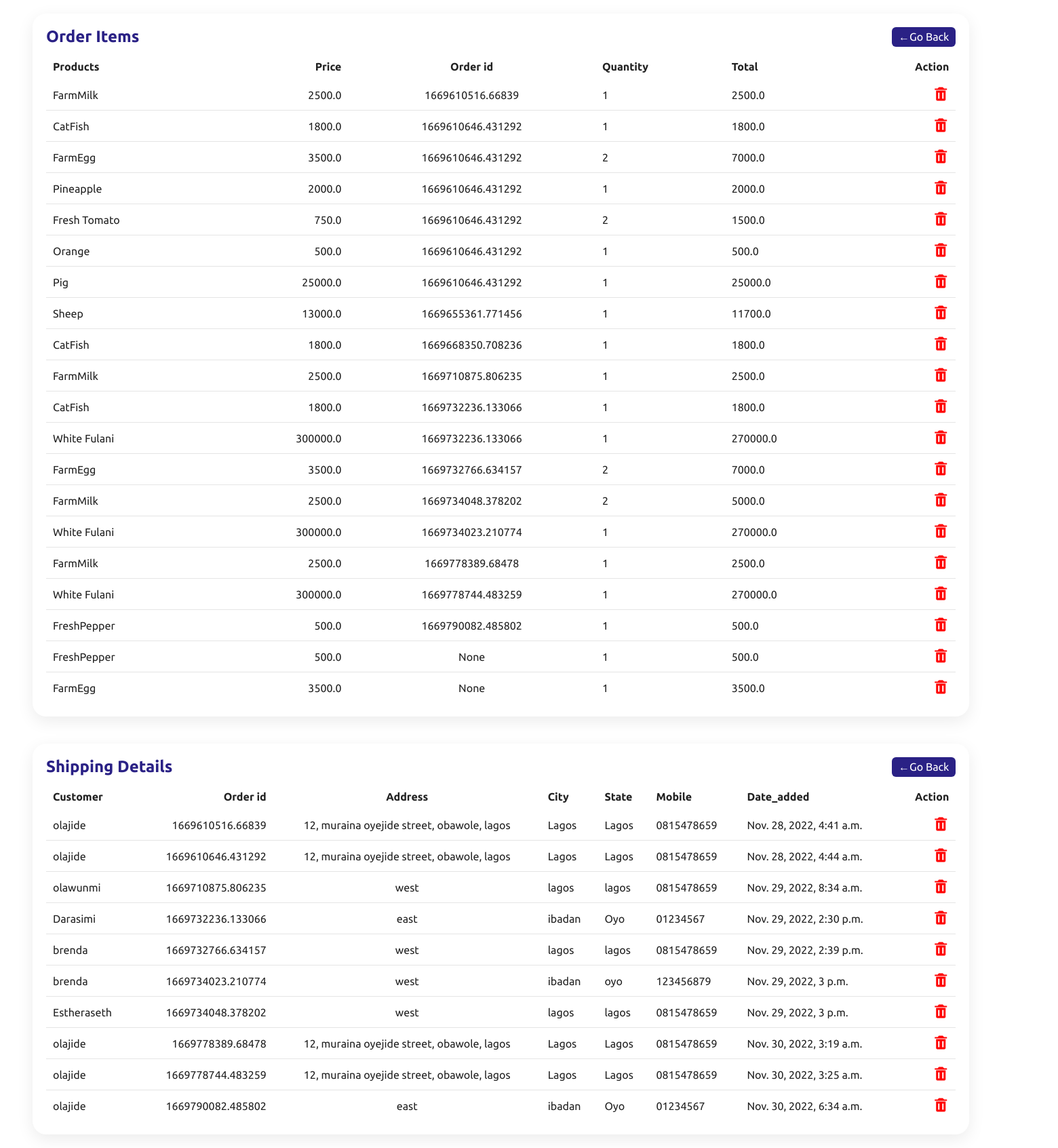
The page /Order/ on the database as committed earlier.
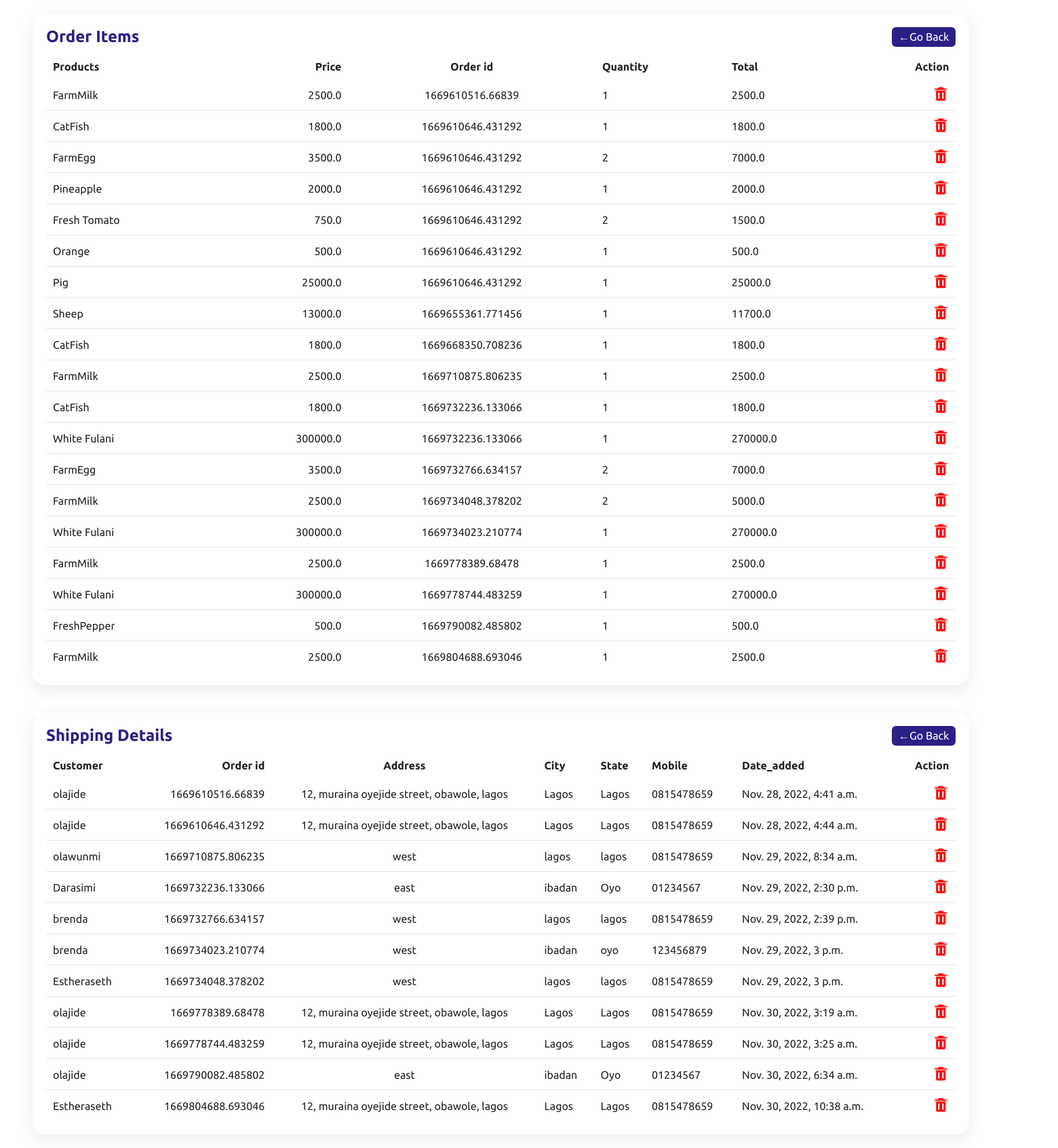
The same page on the database as committed later.
### ecommerce/models.py (models this page shows, shortened)
class OrderItem(models.Model):
    product     = models.ForeignKey(Product, on_delete=models.SET_NULL, blank=True, null=True)
    order       = models.ForeignKey(Order, on_delete=models.SET_NULL, blank=True, null=True)
    quantity    = models.IntegerField(default=0, null=True, blank=True)
    date_added  = models.DateTimeField(auto_now_add=True)
    @property
    def get_total(self):
        if self.product.discount:
            total = self.product.get_discount_price * self.quantity
            return total
        else:
            total = self.product.price * self.quantity
            return total
    @property
    def get_price(self):
        price = self.product.price
        return price

class Product(models.Model):
    name        = models.CharField(max_length=200, null=True)
    price       = models.FloatField()
    image       = models.ImageField(upload_to = "media/")
    available   = models.CharField(max_length=200, null=False)
    discount    = models.BooleanField(default=False)
    def __str__(self):
        return self.name
    @property
    def get_discount_price(self):
        if self.discount:
            discount_price = (90/100) * self.price
            return discount_price
        else:
            return self.price

class Order(models.Model):
    customer        = models.ForeignKey(User, on_delete=models.SET_NULL, blank=True, null=True )
    date_ordered    = models.DateTimeField(auto_now_add=True)
    completed       = models.BooleanField(default=False, null=True, blank=False)
    transaction_id  = models.CharField(max_length=200, null=True)
    def __str__(self):
        return f'{self.transaction_id}'

class ShippingAddress(models.Model):
    customer        = models.ForeignKey(User,on_delete=models.SET_NULL, blank=True, null=True )
    order           = models.ForeignKey(Order,on_delete=models.SET_NULL, blank=True, null=True )
    address         = models.CharField(max_length=200, null=True)
    city            = models.CharField(max_length=200, null=True)
    state           = models.CharField(max_length=200, null=True)
    zipcode         = models.CharField(max_length=200, null=True)
    mobile          = models.CharField(max_length=200, null=True)
    date_added      = models.DateTimeField(auto_now_add=True)

### ecommerce/views.py (the view)
# urls.py: path('Order/', views.ordertable, name='order-table'),
def ordertable(request):
    order = OrderItem.objects.all()
    shipping = ShippingAddress.objects.all()
    context = {
        'orders':order,
        'shippings':shipping
    }
    return render(request, 'store/order_table.html', context)

### template/store/order_table.html (shortened to what this page needs)
{% load static %}
<!DOCTYPE html>
<html lang="en">
<head>
    <link rel="stylesheet" href="{% static 'css/style2.css' %}">
    <link href='https://unpkg.com/boxicons@2.1.4/css/boxicons.min.css' rel='stylesheet'>
</head>
<body>
        <div class="main">
            <div class="details">
                <div class="recentOrders">
                    <div class="cardHeader">
                        <h2>Order Items</h2>
                        <a href="{% url 'store' %}" class="btn">&larr;Go Back</a>
                    </div>
                    <table>
                        <thead>
                            <tr>
                                <td>Products</td>
                                <td>Price</td>
                                <td>Order id</td>
                                <td>Quantity</td>
                                <td>Total</td>
                                <td>Action</td>
                            </tr>
                        </thead>
                        <tbody>
                            {% for order in orders %}
                            <tr>
                                <td>{{order.product}}</td>
                                <td>{{order.get_price}}</td>
                                <td>{{order.order}}</td>
                                <td>{{order.quantity}}</td>
                                <td>{{order.get_total}}</td>
                                <td>
                                <a href="{% url 'delete_OrderItem' order.id %}" ><i style="color:red; font-size:24px;"class='bx bxs-trash'></i></a></td>
                            </tr>
                            {% empty %}
                            <h3> No Order added yet <h3>
                            {% endfor %}
                        </tbody>
                    </table>
                </div>
            </div>
            <div class="details">
                <div class="recentOrders">
                    <div class="cardHeader">
                        <h2>Shipping Details</h2>
                        <a href="{% url 'store' %}" class="btn">&larr;Go Back</a>
                    </div>
                    <table>
                        <thead>
                            <tr>
                                <td>Customer</td>
                                <td>Order id</td>
                                <td>Address</td>
                                <td>City</td>
                                <td>State</td>
                                <td>Mobile</td>
                                <td>Date_added</td>
                                <td>Action</td>
                            </tr>
                        </thead>
                        <tbody>
                            {% for details in shippings %}
                            <tr>
                                <td>{{details.customer}}</td>
                                <td>{{details.order}}</td>
                                <td>{{details.address}}</td>
                                <td>{{details.city}}</td>
                                <td>{{details.state}}</td>
                                <td>{{details.mobile}}</td>
                                <td>{{details.date_added}}</td>
                                <td><a href="{% url 'delete_shippingDetails' details.id %}" ><i style="color:red; font-size:24px;"class='bx bxs-trash'></i></a></td>
                            </tr>
                            {% empty %}
                            <h3> No Shipping Details added yet <h3>
                            {% endfor %}
                        </tbody>
                    </table>
                </div>
            </div>
        </div>
</body>
</html>

Rows that differ between the two databases and show on the page:
removed OrderItem: product "FreshPepper", get_price "500.0", order "None", quantity "1", get_total "500.0"
removed OrderItem: product "FarmEgg", get_price "3500.0", order "None", quantity "1", get_total "3500.0"
added OrderItem: product "FarmMilk", get_price "2500.0", order "1669804688.693046", quantity "1", get_total "2500.0"
added ShippingAddress: customer "Estheraseth", order "1669804688.693046", address "12, muraina oyejide street, obawole, lagos", city "Lagos", state "Lagos", mobile "0815478659", date_added "Nov. 30, 2022, 10:38 a.m."
